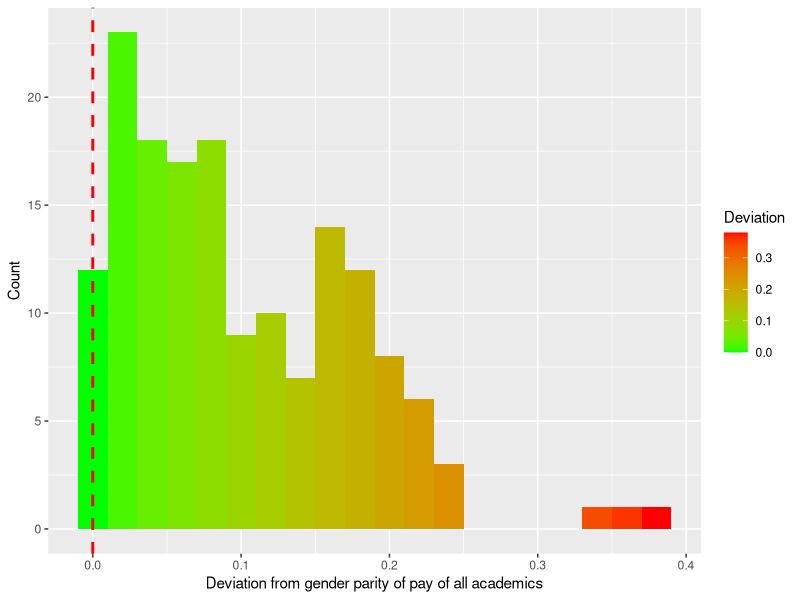
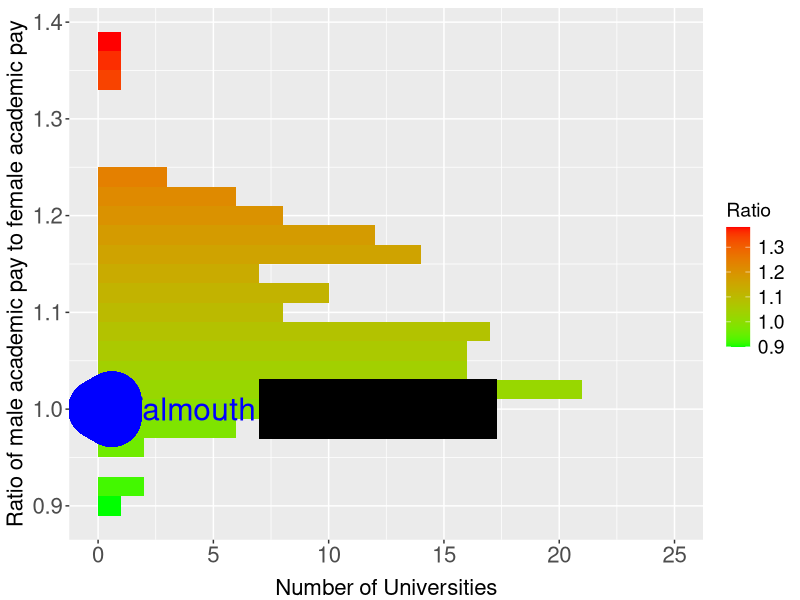

These figures' R source, in order:
## Data from

## https://docs.google.com/spreadsheets/d/1z4ffKuH6AW0iWIhTMA1RrAjaBziS2LEKzUeUD7FMVx0/edit#gid=2002317430

## read in data

pay<-read.csv("academicPay.csv",stringsAsFactors=FALSE)
str(pay)

pay<-subset(pay,mfAcademicPayRatio>0.75)

Falmouth.mf.ratio<-subset(pay,University=="Falmouth University")$mfAcademicPayRatio

## Plot distribution of pay ratios

library(ggplot2)
library(grid)

png("mfPayRatio.png",width = 600, height = 480)
g<-ggplot(pay,aes(x=mfAcademicPayRatio,fill=..x..),alpha=0.2)+
        #geom_histogram(binwidth=0.02)+
        geom_histogram(binwidth=0.02)+
        coord_flip()+
        #scale_x_reverse()+
        scale_fill_gradient("Ratio", low = "green", high = "red")+
        #geom_vline(aes(xintercept=Falmouth.mf.ratio),   # Ignore NA values for mean
                   #color="red", linetype="dashed", size=1)+
        labs(x = "Ratio of male academic pay to female academic pay",y = "Number of Universities")+
        geom_segment(aes(x =1.0 , y = 7, xend = 1.0, yend = 25),color="black",linewidth=20,linetype="dashed")+
        annotate("text", x = Falmouth.mf.ratio, y = 4., label = "Falmouth",color="blue",size=8)+
        geom_segment(aes(x = Falmouth.mf.ratio, y = 1.5, xend = Falmouth.mf.ratio, yend = 0),color="blue",linewidth=20, arrow = arrow(type="closed",length = unit(0.4, "cm"),))+
        theme(axis.text.x = element_text(size=16),
              axis.text.y=element_text(size=16))+
        theme(axis.title.x = element_text(size=16,vjust=-.5),
              axis.title.y=element_text(size=16,vjust=1.2))+
        theme(legend.text=element_text(size=14),
              legend.title=element_text(size=14))
g
dev.off() 

falmouth<-subset(pay,pay$University=="Falmouth University")

library(dplyr)
arrange(pay,mfAcademicPayRatio)

pay$deviance<-abs(1-pay$mfAcademicPayRatio)

arrange(pay,deviance)

ggplot(pay,aes(x=deviance,fill=..x..),alpha=0.2)+
        #geom_histogram(binwidth=0.02)+
        geom_histogram(binwidth=0.02)+
        scale_fill_gradient("Deviation", low = "green", high = "red")+
        geom_vline(aes(xintercept=0.00),   # Ignore NA values for mean
                   color="red", linetype="dashed", size=1)+
        labs(x = "Deviation from gender parity of pay of all academics",y = "Count")